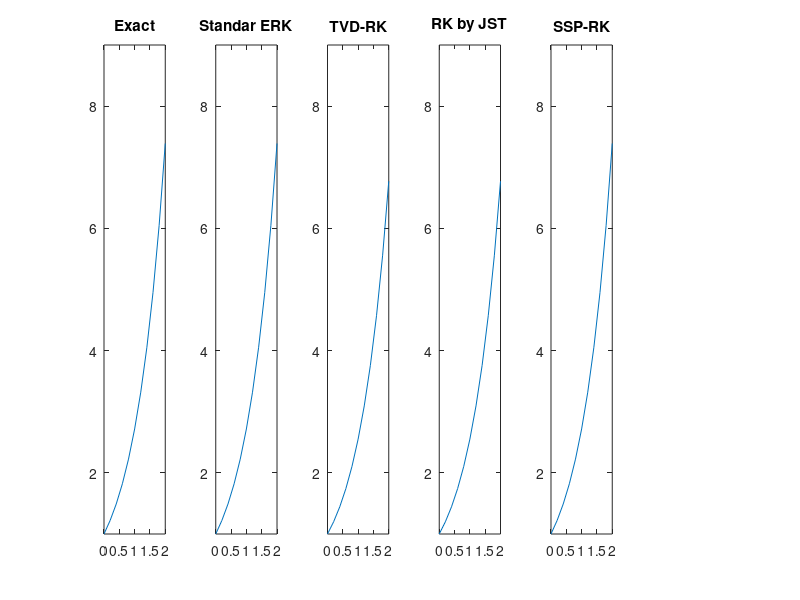

The MATLAB script that drew this image:
%% Runge Kutta Schemes
%**************************************************************************
% Solve and compare using simple IVP's:
%
%  {1} du/dt = -2u + t + 4, with IC: u(0) = 1
%  {2} du/dt = sin(pi*t),   with IC: u(0) = 1
%  {3} du/dt = EXP(t),      with IC: u(0) = 1
%
% Based on:
%
% [1] Gottlieb and Shu (1998) 
% Mathematics of Computation
% Vol. 67, No. 221. PP. 73-85
%
% [2] Parviz Moin 
% Numerical Method for Engineering and Science
% McGraw-Hill 2nd Ed. (2008)
%
% [3] Jan S. Hesthaven & Tim Warburton
% Nodal Discontinuous Galerkin Methods
% Springer 1st Ed. (2008)
%
% [4] Alex Kanevsky, et al.
% Application of implicit-explicit High order
% Runge-Kutta methods to discontinuous-garlekin methods.
% JCP 225 (2007) 1753-1781
%
% Coded by: Manuel Diaz 2012.12.07
%
%**************************************************************************
%% Clear Workspace
clear all; close all; clc;

%% Define t, dt and tEnd
t0 = 0; tEnd = 2.0; dt = 0.2;
tsteps = t0:dt:tEnd;
t_iter = t0:dt:tEnd-dt;

%% Define number of stages to use
No_stages = 4; % only stages 1, 2, 3 and 4 are available.

%% Choose IVP to study
IVPn = 3;

% Define residual
% Tor this IVP problem the residual is defined as: 
switch IVPn
    case{1}
        residual = @(v,x) -2*v + x + 4;
        range = [t0,tEnd,1,3]; % plot range
    case{2}
        residual = @(v,x) sin(2*pi*x);
        range = [t0,tEnd,1,1.5]; % plot range
    case{3}
        residual = @(v,x) exp(x);
        range = [t0,tEnd,1,9]; % plot range
end

% Compute exact solution
switch IVPn
    case{1}
        u_exact = 1/4*(2*tsteps - 3*exp(-2*tsteps) + 7);
    case{2}
        u_exact = (2*pi+1-cos(2*pi*tsteps))/(2*pi);
    case{3}
        u_exact = exp(tsteps);
end

% Plot exact solution
figure
subplot(1,6,1); plot(tsteps,u_exact); title('Exact'); axis(range);

%% Load IC
u = 1;

%% Run Standar explicit RK (ERK)
i = 1;
u_ERK(i) = u; % first known value in time
fprintf('ERK\t\t\t');
tic;
for t = t_iter
    switch No_stages
        case{1} % 1st Order Euler time Stepping
            u_next = u + dt*residual(u,t);
            
        case{2} % RK 2nd Order
            u_1 = u + dt/2*residual(u,t);
            u_next = u + dt*residual(u_1,t+1/2*dt);
            
        case{3} % RK 3th Order
            k1 = dt*residual(u,t);
            k2 = dt*residual(u+1/2*k1,t+1/2*dt);
            k3 = dt*residual(u-k1+2*k2,t+dt);
            u_next = u + 1/6*(k1 + 4*k2 + k3);
                        
        case{4} % RK 4th Order
            k1 = dt*residual(u,t);
            k2 = dt*residual(u+1/2*k1,t+1/2*dt);
            k3 = dt*residual(u+1/2*k2,t+1/2*dt);
            k4 = dt*residual(u+k3,t+dt);
            u_next = u + 1/6*(k1 + 2*k2 + 2*k3 + k4);
            
        otherwise
            error('Not a case available')
    end
    i=i+1;
    u_ERK(i) = u_next; % Capture info per iteration
    u = u_next;     % update info
end
toc;

%% Plot ERK solution
subplot(1,6,2); plot(tsteps,u_ERK); title('Standar ERK'); axis(range);

%% Interlude
clear u; u = 1;

%% Run TVD-RK integration
i = 1;
u_TVD(i) = u; % First known value in time
fprintf('TVD-RK\t\t');
tic;
for t = t_iter
    switch No_stages
        case{1} % 1st Order Euler time Stepping
            u_next = u + dt*residual(u,t);
            
        case{2} % TVD-RK 2nd Order
            u_1 = u + dt*residual(u,t);
            u_next = 1/2*u + 1/2*u_1 + 1/2*dt*residual(u_1,t);
            
        case{3} % TVD-RK 3rd Order
            u_1 = u + dt*residual(u,t);
            u_2 = 3/4*u + 1/4*u_1 + 1/4*dt*residual(u_1,t);
            u_next = 1/3*u + 2/3*u_2 + 2/3*dt*residual(u_2,t);
            
        case{4} % TVD-RK 3rd Order
            u_1 = u + dt*residual(u,t);
            u_2 = 3/4*u + 1/4*u_1 + 1/4*dt*residual(u_1,t);
            u_next = 1/3*u + 2/3*u_2 + 2/3*dt*residual(u_2,t);
            
        otherwise
            error('Not a case available')
    end
    i=i+1;
    u_TVD(i) = u_next; % Capture info per iteration
    u = u_next;     % update info
end
toc;

%% Plot TVD-RK solution
subplot(1,6,3); plot(tsteps,u_TVD); title('TVD-RK'); axis(range);

%% Interlude
clear u; u = 1;

%% Run JST-RK 
% general time integrator by Jameson, Schmidt and Turkel:
i = 1;
u_JST(i) = u; %first known value in time
fprintf('JST-RK\t\t');
tic;
for t = t_iter
    %***************************************
    % Stage 0
    sgima = u;
    % Stages 1 to n
    for stage = No_stages:-1:1
       sgima = u + (dt/stage)*residual(sgima,t);
    end
    u_next = sgima;
    %***************************************
    i=i+1;
    u_JST(i) = u_next; % Capture info per iteration
    u = u_next;     % update info
end
toc;

%% Plot JST-RK solution
subplot(1,6,4); plot(tsteps,u_JST); title('RK by JST'); axis(range);

%% Interlude
clear u; u = 1;

%% Run SSP-RK (Strong Stability-Preserving Runge-Kutta Methods) 

i = 1;
u_SSPRK(i) = u; %first known value in time
fprintf('SSP-RK\t\t');
tic;
for t = t_iter
    switch No_stages
        case{1} % 1st Order Euler time Stepping
            u_next = u + dt*residual(u,t);
            
        case{2} % 2nd Order SSP-RK 
            u_1 = u + dt*residual(u,t);
            u_next = 1/2*(u + u_1 + dt*residual(u_1,t+dt));
            
        case{3} % 3rd Order SSP-RK 
            u_1 = u + dt*residual(u,t);
            u_2 = 1/4*(3*u + u_1 + dt*residual(u_1,t+dt));
            u_next = 1/3*(u + 2*u_2 + 2*dt*residual(u_2,t+0.5*dt));
            
        case{4} % 5-stages, 4th-order SSP-RK
            % "It is not possible to construc a fourth-order, four-stage
            % SSP-RK schemes where all coefficients are positive." [3]
            % However, one can derive a fourth-order scheme by allowing a
            % fifth stage. The optimal scheme is given as:
            %
            % Low storage Runge-Kutta coefficients
            rk4a = [            0.0 ...
                    -567301805773.0/1357537059087.0 ...
                    -2404267990393.0/2016746695238.0 ...
                    -3550918686646.0/2091501179385.0  ...
                    -1275806237668.0/842570457699.0];
            rk4b = [ 1432997174477.0/9575080441755.0 ...
                     5161836677717.0/13612068292357.0 ...
                     1720146321549.0/2090206949498.0  ...
                     3134564353537.0/4481467310338.0  ...
                     2277821191437.0/14882151754819.0];
            rk4c = [             0.0  ...
                     1432997174477.0/9575080441755.0 ...
                     2526269341429.0/6820363962896.0 ...
                     2006345519317.0/3224310063776.0 ...
                     2802321613138.0/2924317926251.0];
            resu = 0;
            for s = 1:5
                timelocal = t + rk4c(s)*dt;
                [rhsu] = residual(u,timelocal);
                resu = rk4a(s)*resu + dt*rhsu;
                u = u + rk4b(s)*resu;
            end
            u_next = u;
            
        otherwise
            error('Not a case available')
    end
    i=i+1;
    u_SSPRK(i) = u_next; % Capture info per iteration
    u = u_next;     % update info
end
toc;

%% Plot SSP-RK solution
subplot(1,6,5); plot(tsteps,u_SSPRK); title('SSP-RK'); axis(range);

%% Interlude
clear u; u = 1;

%% Run IMEXRK (Implicit-Explicit Runge-Kutta)
% general time integrator by Jameson, Schmidt and Turkel:
i = 1;
u_ARK(i) = u; %first known value in time
fprintf('ARK\t\t\t');
tic;
 % In progress
toc;
%% Plot TVD-RK solution
%subplot(1,6,6); plot(tsteps,u_ARK); title('ARK'); axis(range);

%% Print Comparisons
error_ERK  = abs(u_exact - u_ERK); fprintf('Standar ERK error\n'); fprintf('%e\t',error_ERK); fprintf('\n\n');
error_TVD = abs(u_exact - u_TVD); fprintf('RK-TVD error\n'); fprintf('%e\t',error_TVD); fprintf('\n\n');
error_JST = abs(u_exact - u_JST); fprintf('JST-TVD error\n'); fprintf('%e\t',error_JST); fprintf('\n\n');
error_SSPRK = abs(u_exact - u_SSPRK); fprintf('JST-SSPRK error\n'); fprintf('%e\t',error_SSPRK); fprintf('\n\n');
%error_ARK = abs(u_exact - u_ARK); fprintf('JST-ARK error\n'); fprintf('%e\t',error_ARK); fprintf('\n\n');

